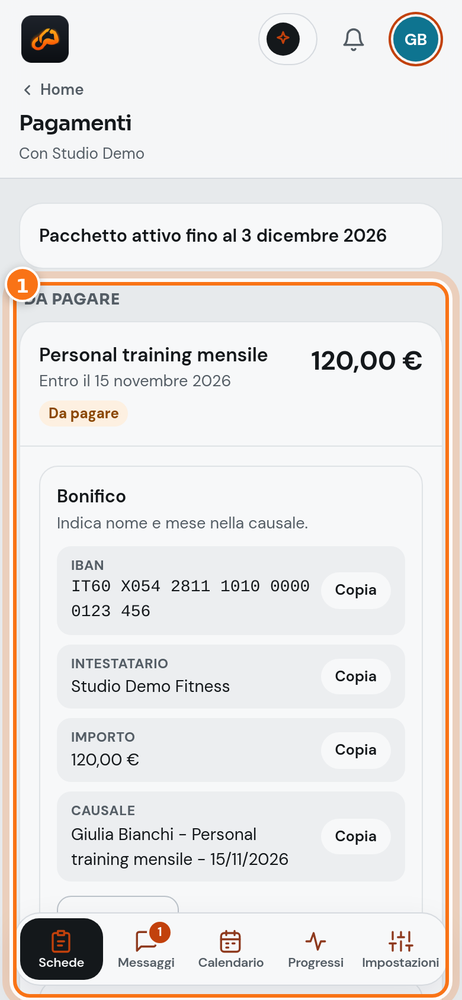
#> input picture kit/img/m-athlete-payments.png, 462 x 1000 px, shrunk from 780 x 1688 before the run
$ python clean_marks.py img/m-athlete-payments.png img/m-athlete-substitute.png
#> lines starting #> are read from the running program, lines starting #| are printed output that depends on the picture; after the words box and inside, x2 and y2 are one past the last pixel; in counts of white or black regions, pixels touching at a corner belong together
"""Remove numbered orange badges from guide screenshots (frames stay as highlights)."""
import sys, cv2, numpy as np, pathlib
src = pathlib.Path(sys.argv[1]); dst = pathlib.Path(sys.argv[2])
im = cv2.imread(str(src)); hsv = cv2.cvtColor(im, cv2.COLOR_BGR2HSV)
#> further down, im is the input picture: shape (1000, 462, 3); mean B, G, R 229, 230.1, 232.2
#> after `hsv = cv2.cvtColor(im, cv2.COLOR_BGR2HSV)`: hsv: shape (1000, 462, 3); mean H, S, V 96.2, 13, 235.5
# badge orange #F97316 -> hue ~ 12 (opencv 0-180), high sat/val
m = cv2.inRange(hsv, (5, 170, 200), (20, 255, 255))
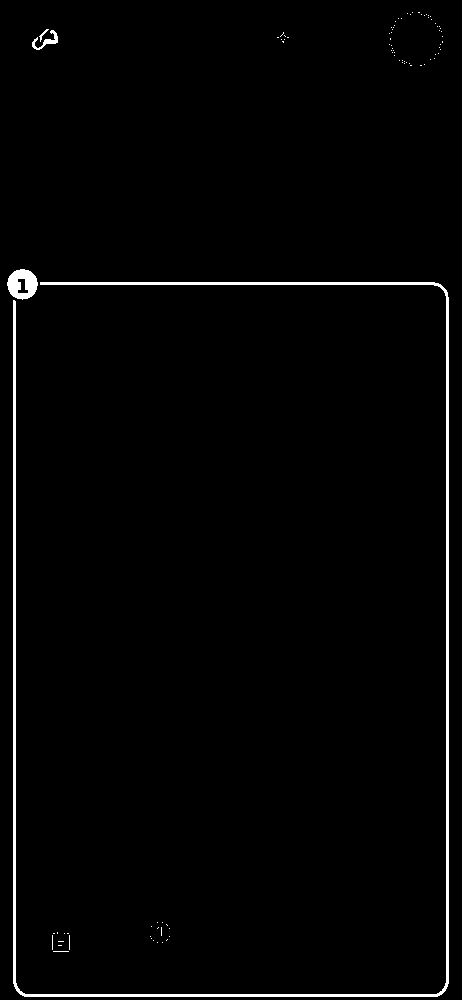
#> m: shape (1000, 462); 1.7% white; 88 white regions (84 under 20 px), largest, box (x1, y1, x2, y2) and area: (13, 282, 449, 997) 6692, (7, 269, 38, 300) 644, (32, 30, 58, 50) 160, (39, 29, 49, 42) 32
blob = cv2.morphologyEx(m, cv2.MORPH_CLOSE, np.ones((9, 9), np.uint8))   # fill the white digit
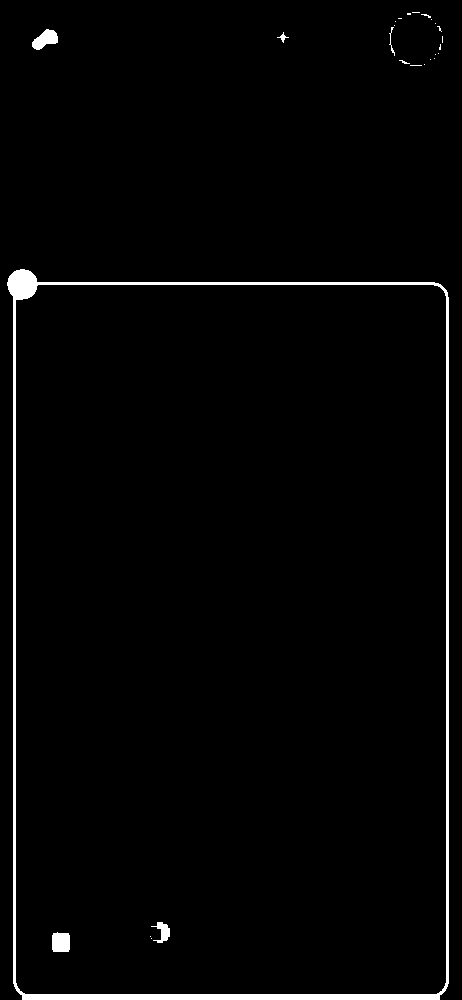
#> blob: shape (1000, 462); 2.1% white; 26 white regions (20 under 20 px), largest, box (x1, y1, x2, y2) and area: (7, 269, 449, 1000) 8699, (52, 932, 70, 952) 335, (32, 29, 58, 50) 330, (151, 922, 170, 943) 193, (389, 27, 395, 56) 42, (277, 32, 289, 43) 39
blob = cv2.morphologyEx(blob, cv2.MORPH_OPEN, cv2.getStructuringElement(cv2.MORPH_ELLIPSE, (25, 25)))
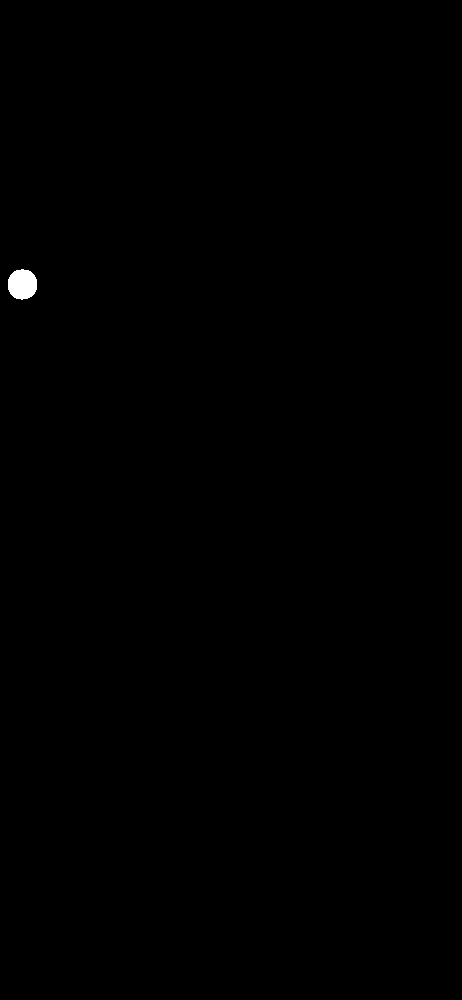
#> blob: shape (1000, 462); 0.15% white; 1 white region, box (x1, y1, x2, y2) and area: (8, 269, 37, 300) 716
n, lab, st, _ = cv2.connectedComponentsWithStats(blob)
#> n = 2; st = [[0, 0, 462, 1000, 461284], [8, 269, 29, 31, 716]]
mask = np.zeros_like(m)
for i in range(1, n):
    x, y, w, h, a = st[i]
    if 25 <= w <= 80 and 25 <= h <= 80 and 0.6 < w / h < 1.6:
        cv2.circle(mask, (x + w // 2, y + h // 2), int(max(w, h) / 2 + 7), 255, -1)
#> this loop made 1 pass
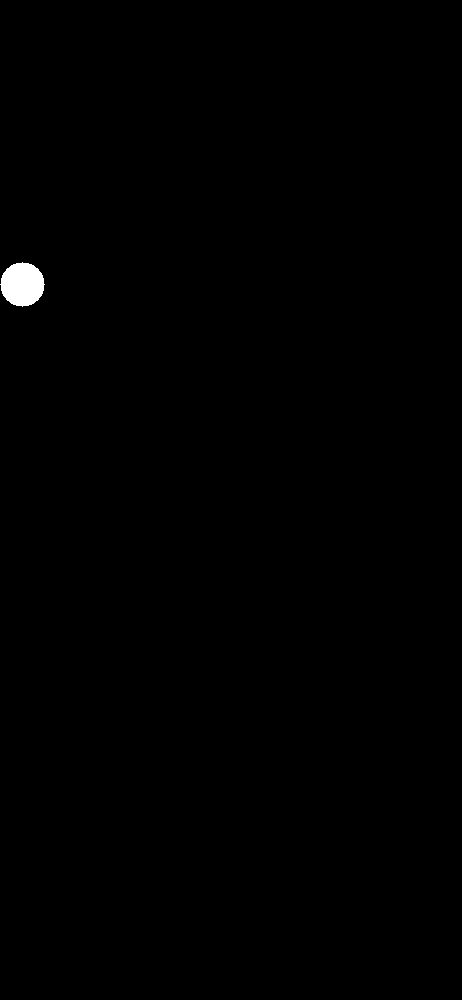
#> mask: shape (1000, 462); 0.33% white; 1 white region, box (x1, y1, x2, y2) and area: (0, 262, 45, 307) 1517
out = cv2.inpaint(im, mask, 9, cv2.INPAINT_TELEA)
cv2.imwrite(str(dst), out); print(dst.name, int((mask > 0).sum() / 1000), 'k px cleaned')
#| m-athlete-substitute.png 1 k px cleaned
